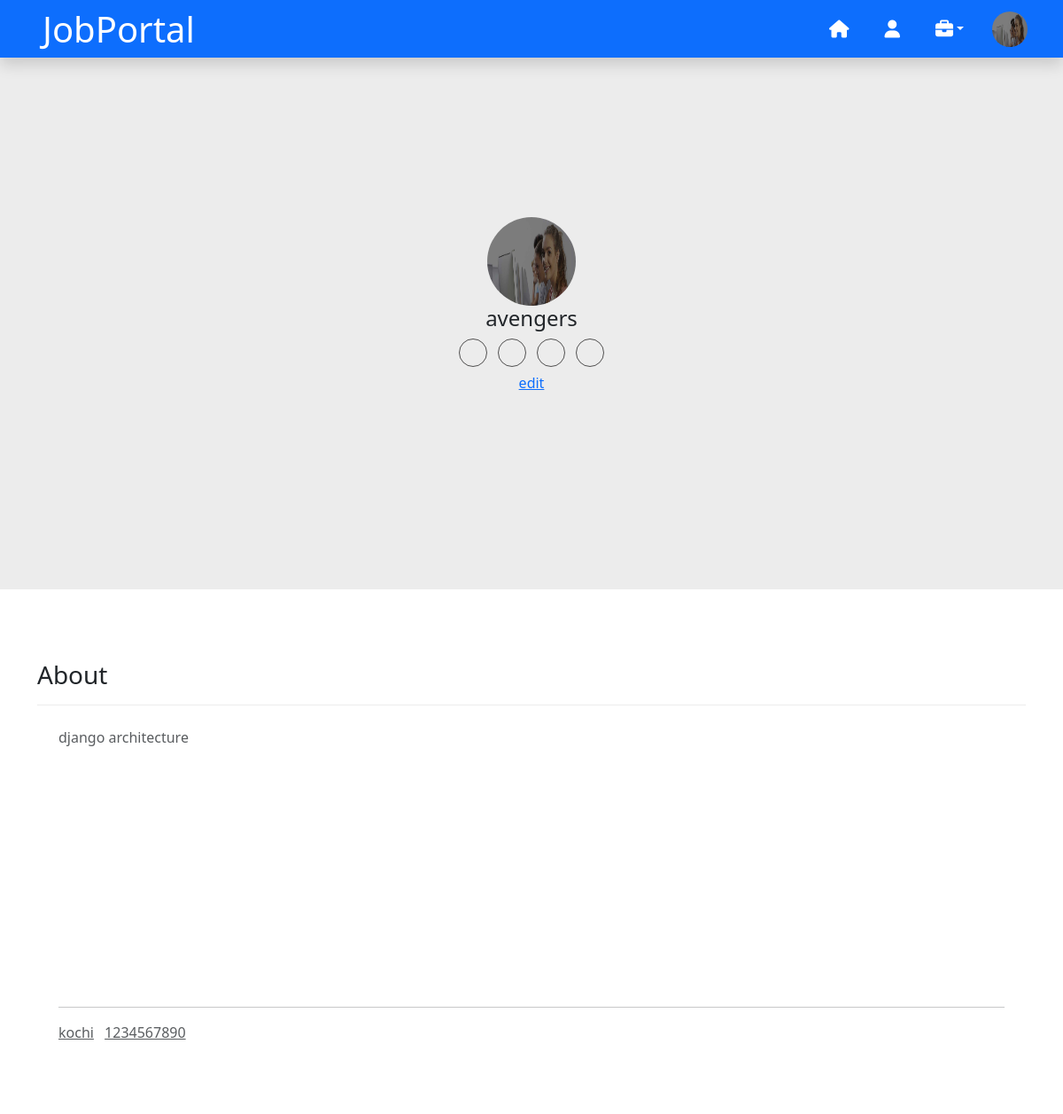
The page /company/profile/details/ (signed in) on the database its author committed.
### api/models.py (models this page shows, shortened)
class User(AbstractUser):
      options = (
        ("candidate","candidate"),
        ("employer","employer")
      )
      role = models.CharField(max_length=200,choices=options)

class CompanyProfile(models.Model):
    user = models.OneToOneField(User, on_delete=models.CASCADE,related_name='employerprofile')
    phone = models.CharField(max_length=10)
    logo = models.ImageField(upload_to="logos", null=True)
    description = models.CharField(max_length=500)
    location = models.CharField(max_length=200)
    adress =  models.CharField(max_length=300)
    company_name = models.CharField(max_length=200)

### Job/views.py (the view)
# urls.py: path('company/profile/details/',views.CompanyProfileView.as_view(),name='company-profile'),
@method_decorator(employerdecs,name='dispatch')
class CompanyProfileView(TemplateView):
    template_name='company-profiledetails.html'

### Job/views.py (called while the page is built)
def employersignin_required(fn):
    def wrapper(request,*args,**kwargs):
        if request.user.is_authenticated and request.user.role=='employer':
            return fn(request,*args,**kwargs)
        else:
            return redirect('error')
    return wrapper

### Job/templates/company-profiledetails.html (shortened to what this page needs)
{%extends 'employer-base.html'%}
{%block body%}
<link href="https://cdnjs.cloudflare.com/ajax/libs/MaterialDesign-Webfont/4.9.95/css/materialdesignicons.css" rel="stylesheet">
<link rel="stylesheet" href="https://cdnjs.cloudflare.com/ajax/libs/jquery-nice-select/1.1.0/css/nice-select.min.css" />
<section class="candidates-profile-bg" style="position: sticky; top: 65px;">
        <div class="container">
            <div class="row justify-content-center">
                <div class="col-md-6">
                    <div class="candidates-profile-details text-center " >
                        <img src="{{request.user.employerprofile.logo.url}}" class="  rounded-circle img" height="100px" width="100px">
                        <h4 class=" candidates-profile-name mb-2">{{request.user.employerprofile.company_name }}</h4>
                        <ul class="candidates-profile-social-icons list-inline mb-0">
                            <li class="list-inline-item"><a href="#" class=""></a></li>
                            <li class="list-inline-item"><a href="#" class=""></a></li>
                            <li class="list-inline-item"><a href="#" class=""></a></li>
                            <li class="list-inline-item"><a href="#" class=""></a></li>
                        </ul>
                        <div>
                          <a href="{%url 'companyprofile-edit' request.user.employerprofile.id %}">edit</a>
                        </div>
                    </div>
                </div>
            </div>
        </div>
</section>
<section class="section bg bg-white">
    <div class="container">
    <div class="row">
        <div class="col-lg-12">
            <h3 class="text-dark">About</h3>
        </div>
    </div>
    <div class="row " >
        <div class="col-lg-12">
            <div class="job-detail mt-2 p-4">
                <div class="job-detail-desc " style="min-height: 300px;">
                    <p class="text-muted f-14 mb-0">{{request.user.employerprofile.description}}</p>
                </div>
                <hr>
                <ul class="list-inline mt-3 mb-0">
                    <li class="list-inline-item mr-3">
                        <a href="" class="text-muted f-15 mb-0">{{request.user.employerprofile.location}}</a>
                    </li>
                    <li class="list-inline-item mr-3">
                        <a href="" class="text-muted f-15 mb-0">{{request.user.employerprofile.phone}}</a>
                    </li>
                </ul>
            </div>
        </div>
    </div>
</div>
</section>
{%endblock%}

### Job/templates/employer-base.html (shortened to what this page needs)
<!DOCTYPE html>
<html lang="en">
<head>
    <link href="https://cdn.jsdelivr.net/npm/bootstrap@5.3.0-alpha3/dist/css/bootstrap.min.css" rel="stylesheet">
</head>
<body>
   <nav class=" navbar navbar-expand-lg bg-primary navbar-light shadow sticky-top p-4 ">
    <h1 class="m-0 text-white ms-4">JobPortal</h1>
    <div class="collapse navbar-collapse " id="navbarCollapse" >
        <div class="navbar-nav ms-auto p-4 p-lg-0">
            <a href="{%url 'employer-home'%}" class="nav-item nav-link active text-white me-4"><i class="fa-solid fa-house fa-lg" ></i></a>
            {%if request.user.employerprofile%}
            <a href="{%url 'company-profile'%}" class="nav-item nav-link text-white me-4"><i class="fa-solid fa-user fa-lg" ></i></a>
            {%else%}
            <a href="{%url 'companyprofile-create'%}" class="nav-item nav-link text-white me-4"><i class="fa-solid fa-user fa-lg" ></i></a>
            {%endif%}
            <div class="nav-item dropdown job me-4">
                <a href="#" class="nav-link dropdown-toggle text-white" data-bs-toggle="dropdown"><i class="fa-solid fa-briefcase fa-lg"></i></a>
            </div>
            <div class="dropdown me-3" >
                <img src="{{request.user.employerprofile.logo.url}}" class="rounded-circle"  data-bs-toggle="dropdown" aria-expanded="false" height="40px" width="40px">
              </div>
            </div>
    </div>
</nav>
{%block body%}
{%endblock%}
</body>
</html>

### Job/templates/employer-base.html (style rules this page uses)
.navbar { height: 65px; }

### Job/templates/company-profiledetails.html (style rules this page uses)
.candidates-profile-bg { height: 600px; padding: 180px 0px 80px 0px; background-size: cover; background-color: #ececec; position: relative; background-position: center center; }
.candidates-profile-details img { max-width: 130px; background: transparent; }
.candidates-profile-details .candidates-profile-name { font-weight: 300; }
.candidates-profile-social-icons li a { height: 32px; width: 32px; color: rgba(17, 16, 16, 0.7); text-align: center; font-size: 15px; display: inline-block; line-height: 30px; border-radius: 50%; border: 1px solid rgba(15, 14, 14, 0.7); -webkit-transition: all 0.5s; transition: all 0.5s; }
.job-detail { border-top: 1px solid #ececec; }
.section { height: 592px; padding-bottom: 80px; padding-top: 80px; position: relative; }

### rows shown on the page
User: user.employerprofile.logo (picture), user.employerprofile.company_name "avengers", user.employerprofile.description "django architecture", user.employerprofile.location "kochi", user.employerprofile.phone "1234567890"
